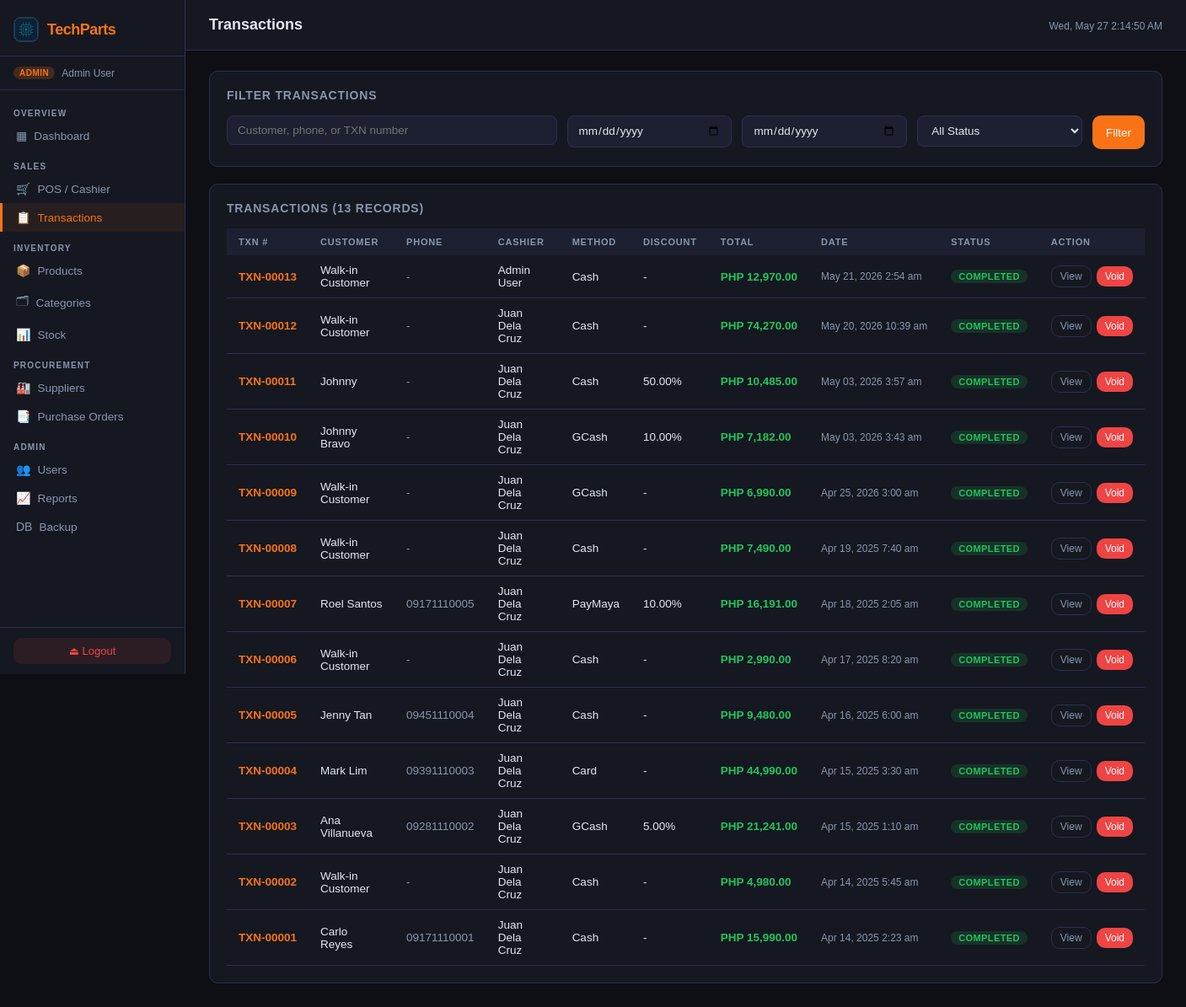
Screenshot of /pages/transactions.php (signed in) with the database file from the repository.
### tables this page shows
CREATE TABLE `user` (
  `ID` int NOT NULL AUTO_INCREMENT,
  `Name` varchar(100) NOT NULL,
  `Email` varchar(254) NOT NULL,
  `Password` varchar(255) NOT NULL,
  `Role` enum('Admin','Cashier') NOT NULL,
  `IsActive` tinyint(1) DEFAULT '1',
  `CreatedAt` timestamp NULL DEFAULT CURRENT_TIMESTAMP,
  PRIMARY KEY (`ID`),
  UNIQUE KEY `Email` (`Email`)
);

CREATE TABLE `transaction` (
  `ID` int NOT NULL AUTO_INCREMENT,
  `TransactionDate` timestamp NULL DEFAULT CURRENT_TIMESTAMP,
  `CustomerName` varchar(150) DEFAULT 'Walk-in Customer',
  `CustomerPhone` varchar(20) DEFAULT NULL,
  `PaymentMethod` enum('Cash','Card','GCash','PayMaya','Other') DEFAULT 'Cash',
  `AmountTendered` decimal(10,2) DEFAULT '0.00',
  `Discount` decimal(5,2) DEFAULT '0.00',
  `TotalAmount` decimal(10,2) NOT NULL,
  `Status` enum('Completed','Voided','Refunded') DEFAULT 'Completed',
  `Notes` text,
  `Cashier_ID` int NOT NULL,
  PRIMARY KEY (`ID`),
  KEY `Cashier_ID` (`Cashier_ID`),
  CONSTRAINT `transaction_ibfk_1` FOREIGN KEY (`Cashier_ID`) REFERENCES `user` (`ID`),
  CONSTRAINT `chk_discount` CHECK ((`Discount` between 0 and 100)),
  CONSTRAINT `chk_tendered` CHECK ((`AmountTendered` >= 0)),
  CONSTRAINT `chk_total` CHECK ((`TotalAmount` >= 0))
);

### includes/config.php (called while the page is built, shortened)
<?php
function currentUser(): array
{
    return [
        'id'   => $_SESSION['user_id']   ?? null,
        'name' => $_SESSION['user_name'] ?? 'Guest',
        'role' => $_SESSION['role']      ?? 'Viewer',
    ];
}

### pages/transactions.php (the view, shortened to what this page needs)
<?php
require_once __DIR__ . '/../includes/config.php';
$pageTitle = 'Transactions';
$db = getDB();
$search   = trim($_GET['q'] ?? '');
$dateFrom = $_GET['from'] ?? '';
$dateTo   = $_GET['to'] ?? '';
$where = ['1=1'];
$params = [];
$whereStr = implode(' AND ', $where);
$page = max(1, (int)($_GET['page'] ?? 1));
$limit = 20;
$offset = ($page - 1) * $limit;
$total = $db->prepare("SELECT COUNT(*) FROM Transaction t WHERE $whereStr");
$total->execute($params);
$totalRows = (int)$total->fetchColumn();
$stmt = $db->prepare("
  SELECT t.*, u.Name AS CashierName
  FROM Transaction t
  JOIN User u ON t.Cashier_ID = u.ID
  WHERE $whereStr
  ORDER BY t.TransactionDate DESC
  LIMIT $limit OFFSET $offset
");
$stmt->execute($params);
$txns = $stmt->fetchAll();
function txnNo(int $id): string
{
  return 'TXN-' . str_pad((string)$id, 5, '0', STR_PAD_LEFT);
}
function statusColor(string $status): string
{
  return match ($status) {
    'Completed' => 'green',
    'Voided' => 'red',
    'Refunded' => 'yellow',
    default => 'gray',
  };
}
include __DIR__ . '/../includes/header.php';
?>
<link rel="stylesheet" href="/css/transactions.css">
<div class="card tx-filter-card">
  <div class="card-title">Filter Transactions</div>
  <form method="GET">
    <div class="tx-filter-grid">
      <div class="form-group">
        <input type="text" name="q" class="form-control" placeholder="Customer, phone, or TXN number" value="<?= htmlspecialchars($search) ?>">
      </div>
      <div class="form-group">
        <input type="date" name="from" class="form-control" value="<?= htmlspecialchars($dateFrom) ?>">
      </div>
      <div class="form-group">
        <input type="date" name="to" class="form-control" value="<?= htmlspecialchars($dateTo) ?>">
      </div>
      <div class="form-group">
        <select name="status" class="form-control">
          <option value="">All Status</option>
        </select>
      </div>
      <button type="submit" class="btn btn-primary">Filter</button>
    </div>
  </form>
</div>
<div class="card tx-card">
  <div class="card-title">Transactions (<?= number_format($totalRows) ?> records)</div>
  <div class="table-wrap tx-table-wrap">
    <table class="tx-table">
      <thead>
        <tr>
          <th>TXN #</th>
          <th>Customer</th>
          <th>Phone</th>
          <th>Cashier</th>
          <th>Method</th>
          <th>Discount</th>
          <th>Total</th>
          <th>Date</th>
          <th>Status</th>
          <th>Action</th>
        </tr>
      </thead>
      <tbody>
        <?php foreach ($txns as $t): ?>
          <?php $id = (int)$t['ID']; ?>
          <tr>
            <td class="tx-number"><?= txnNo($id) ?></td>
            <td><?= htmlspecialchars($t['CustomerName']) ?></td>
            <td class="tx-muted"><?= htmlspecialchars($t['CustomerPhone'] ?? '-') ?></td>
            <td><?= htmlspecialchars($t['CashierName']) ?></td>
            <td><?= htmlspecialchars($t['PaymentMethod']) ?></td>
            <td><?= (float)$t['Discount'] > 0 ? htmlspecialchars($t['Discount']) . '%' : '-' ?></td>
            <td class="tx-amount">PHP <?= number_format($t['TotalAmount'], 2) ?></td>
            <td class="tx-date"><?= date('M d, Y g:i a', strtotime($t['TransactionDate'])) ?></td>
            <td><span class="badge badge-<?= statusColor($t['Status']) ?>"><?= htmlspecialchars($t['Status']) ?></span></td>
            <td>
              <div class="tx-actions">
                <button class="btn btn-ghost btn-sm" type="button" onclick="openModal('txn-<?= $id ?>')">View</button>
                <?php if ($t['Status'] === 'Completed' && in_array($_SESSION['role'], ['Admin', 'Cashier'], true)): ?>
                  <form method="POST">
                    <button type="button" class="btn btn-danger btn-sm" onclick="confirmDelete('Void this transaction?', this.closest('form'))">Void</button>
                  </form>
                <?php endif; ?>
              </div>
            </td>
          </tr>
        <?php endforeach; ?>
      </tbody>
    </table>
  </div>
</div>
<?php include __DIR__ . '/../includes/footer.php'; ?>

### includes/header.php (shortened to what this page needs)
<?php
$user = currentUser();
$page = basename($_SERVER['PHP_SELF'], '.php');
?>
<!DOCTYPE html>
<html lang="en">
<head>
  <link rel="stylesheet" href="/css/style.css">
</head>
<body>
  <nav class="sidebar">
    <div class="sidebar-brand">
      <?php $logoClass = 'sidebar-logo'; include __DIR__ . '/logo.php'; ?>
      <span class="brand-name">TechParts</span>
    </div>
    <div class="sidebar-role">
      <span class="role-badge role-<?= strtolower($user['role']) ?>"><?= $user['role'] ?></span>
      <span class="user-name"><?= htmlspecialchars($user['name']) ?></span>
    </div>
    <ul class="nav-links">
      <li class="nav-section">OVERVIEW</li>
      <li class="<?= $page === 'dashboard' ? 'active' : '' ?>">
        <a href="/pages/dashboard.php"><i class="ico">▦</i> Dashboard</a>
      </li>
      <?php if (in_array($user['role'], ['Admin', 'Cashier', 'User'])): ?>
        <li class="nav-section">SALES</li>
        <?php if (in_array($user['role'], ['Admin', 'Cashier'])): ?>
          <li class="<?= $page === 'cashier' ? 'active' : '' ?>">
            <a href="/pages/cashier.php"><i class="ico">🛒</i> POS / Cashier</a>
          </li>
        <?php endif; ?>
        <li class="<?= $page === 'transactions' ? 'active' : '' ?>">
          <a href="/pages/transactions.php"><i class="ico">📋</i> Transactions</a>
        </li>
      <?php endif; ?>
      <li class="nav-section">INVENTORY</li>
      <li class="<?= $page === 'products' ? 'active' : '' ?>">
        <a href="/pages/products.php"><i class="ico">📦</i> Products</a>
      </li>
      <li class="<?= $page === 'categories' ? 'active' : '' ?>">
        <a href="/pages/categories.php"><i class="ico">🗂</i> Categories</a>
      </li>
      <li class="<?= $page === 'stock' ? 'active' : '' ?>">
        <a href="/pages/stock.php"><i class="ico">📊</i> Stock</a>
      </li>
      <li class="nav-section">PROCUREMENT</li>
      <li class="<?= $page === 'suppliers' ? 'active' : '' ?>">
        <a href="/pages/suppliers.php"><i class="ico">🏭</i> Suppliers</a>
      </li>
      <li class="<?= $page === 'purchase_orders' ? 'active' : '' ?>">
        <a href="/pages/purchase_orders.php"><i class="ico">📑</i> Purchase Orders</a>
      </li>
      <?php if ($user['role'] === 'Admin'): ?>
        <li class="nav-section">ADMIN</li>
        <li class="<?= $page === 'users' ? 'active' : '' ?>">
          <a href="/pages/users.php"><i class="ico">👥</i> Users</a>
        </li>
        <li class="<?= $page === 'reports' ? 'active' : '' ?>">
          <a href="/pages/reports.php"><i class="ico">📈</i> Reports</a>
        </li>
        <li class="<?= $page === 'backup' ? 'active' : '' ?>">
          <a href="/pages/backup.php"><i class="ico">DB</i> Backup</a>
        </li>
      <?php endif; ?>
    </ul>
    <div class="sidebar-footer">
      <a href="/pages/logout.php" class="logout-btn" data-confirm-logout>⏏ Logout</a>
    </div>
  </nav>
  <main class="main-content">
    <header class="top-bar">
      <h1 class="page-title"><?= htmlspecialchars($pageTitle ?? 'Dashboard') ?></h1>
      <div class="top-bar-right">
        <span class="date-display" id="live-clock"></span>
      </div>
    </header>
    <div class="page-body">

### css/transactions.css (style rules this page uses)
.tx-filter-grid { display: grid; grid-template-columns: minmax(240px, 2fr) repeat(3, minmax(140px, 1fr)) auto; gap: 12px; align-items: start; }
.tx-filter-grid .form-group { margin: 0; }
.tx-filter-grid .btn { height: 40px; justify-content: center; }
.tx-card { padding: 0; overflow: hidden; }
.tx-card .card-title { padding: 20px 20px 0; }
.tx-table-wrap { padding: 0 20px 20px; }
.tx-table { min-width: 980px; }
.tx-table tbody td { vertical-align: middle; }
.tx-number { font-family: 'Syne', sans-serif; font-weight: 700; color: var(--accent); white-space: nowrap; }
.tx-muted, .tx-date { color: var(--text-muted); }
.tx-date { font-size: 12px; white-space: nowrap; }
.tx-amount { color: var(--accent3); font-weight: 700; white-space: nowrap; }
.tx-actions { display: flex; gap: 6px; align-items: center; white-space: nowrap; }
.tx-actions form { margin: 0; }

### rows the page displays
user: Name "Admin User"
transaction: ID "TXN-00013", CustomerName "Walk-in Customer", CustomerPhone "-", Cashier_ID.Name "Admin User", PaymentMethod "Cash", TotalAmount "12,970.00", TransactionDate "May 21, 2026 2:54 am", Status "COMPLETED"
transaction: ID "TXN-00012", CustomerName "Walk-in Customer", CustomerPhone "-", Cashier_ID.Name "Juan Dela Cruz", PaymentMethod "Cash", TotalAmount "74,270.00", TransactionDate "May 20, 2026 10:39 am", Status "COMPLETED"
transaction: ID "TXN-00011", CustomerName "Johnny", CustomerPhone "-", Cashier_ID.Name "Juan Dela Cruz", PaymentMethod "Cash", Discount "50.00", TotalAmount "10,485.00", TransactionDate "May 03, 2026 3:57 am", Status "COMPLETED"
transaction: ID "TXN-00010", CustomerName "Johnny Bravo", CustomerPhone "-", Cashier_ID.Name "Juan Dela Cruz", PaymentMethod "GCash", Discount "10.00", TotalAmount "7,182.00", TransactionDate "May 03, 2026 3:43 am", Status "COMPLETED"
transaction: ID "TXN-00009", CustomerName "Walk-in Customer", CustomerPhone "-", Cashier_ID.Name "Juan Dela Cruz", PaymentMethod "GCash", TotalAmount "6,990.00", TransactionDate "Apr 25, 2026 3:00 am", Status "COMPLETED"
transaction: ID "TXN-00008", CustomerName "Walk-in Customer", CustomerPhone "-", Cashier_ID.Name "Juan Dela Cruz", PaymentMethod "Cash", TotalAmount "7,490.00", TransactionDate "Apr 19, 2025 7:40 am", Status "COMPLETED"
transaction: ID "TXN-00007", CustomerName "Roel Santos", CustomerPhone "09171110005", Cashier_ID.Name "Juan Dela Cruz", PaymentMethod "PayMaya", Discount "10.00", TotalAmount "16,191.00", TransactionDate "Apr 18, 2025 2:05 am", Status "COMPLETED"
transaction: ID "TXN-00006", CustomerName "Walk-in Customer", CustomerPhone "-", Cashier_ID.Name "Juan Dela Cruz", PaymentMethod "Cash", TotalAmount "2,990.00", TransactionDate "Apr 17, 2025 8:20 am", Status "COMPLETED"
transaction: ID "TXN-00005", CustomerName "Jenny Tan", CustomerPhone "09451110004", Cashier_ID.Name "Juan Dela Cruz", PaymentMethod "Cash", TotalAmount "9,480.00", TransactionDate "Apr 16, 2025 6:00 am", Status "COMPLETED"
transaction: ID "TXN-00004", CustomerName "Mark Lim", CustomerPhone "09391110003", Cashier_ID.Name "Juan Dela Cruz", PaymentMethod "Card", TotalAmount "44,990.00", TransactionDate "Apr 15, 2025 3:30 am", Status "COMPLETED"
transaction: ID "TXN-00003", CustomerName "Ana Villanueva", CustomerPhone "09281110002", Cashier_ID.Name "Juan Dela Cruz", PaymentMethod "GCash", Discount "5.00", TotalAmount "21,241.00", TransactionDate "Apr 15, 2025 1:10 am", Status "COMPLETED"
transaction: ID "TXN-00002", CustomerName "Walk-in Customer", CustomerPhone "-", Cashier_ID.Name "Juan Dela Cruz", PaymentMethod "Cash", TotalAmount "4,980.00", TransactionDate "Apr 14, 2025 5:45 am", Status "COMPLETED"
transaction: ID "TXN-00001", CustomerName "Carlo Reyes", CustomerPhone "09171110001", Cashier_ID.Name "Juan Dela Cruz", PaymentMethod "Cash", TotalAmount "15,990.00", TransactionDate "Apr 14, 2025 2:23 am", Status "COMPLETED"

### other values shown
$user['role'] "ADMIN"
$pageTitle "Transactions"
$totalRows "13"
